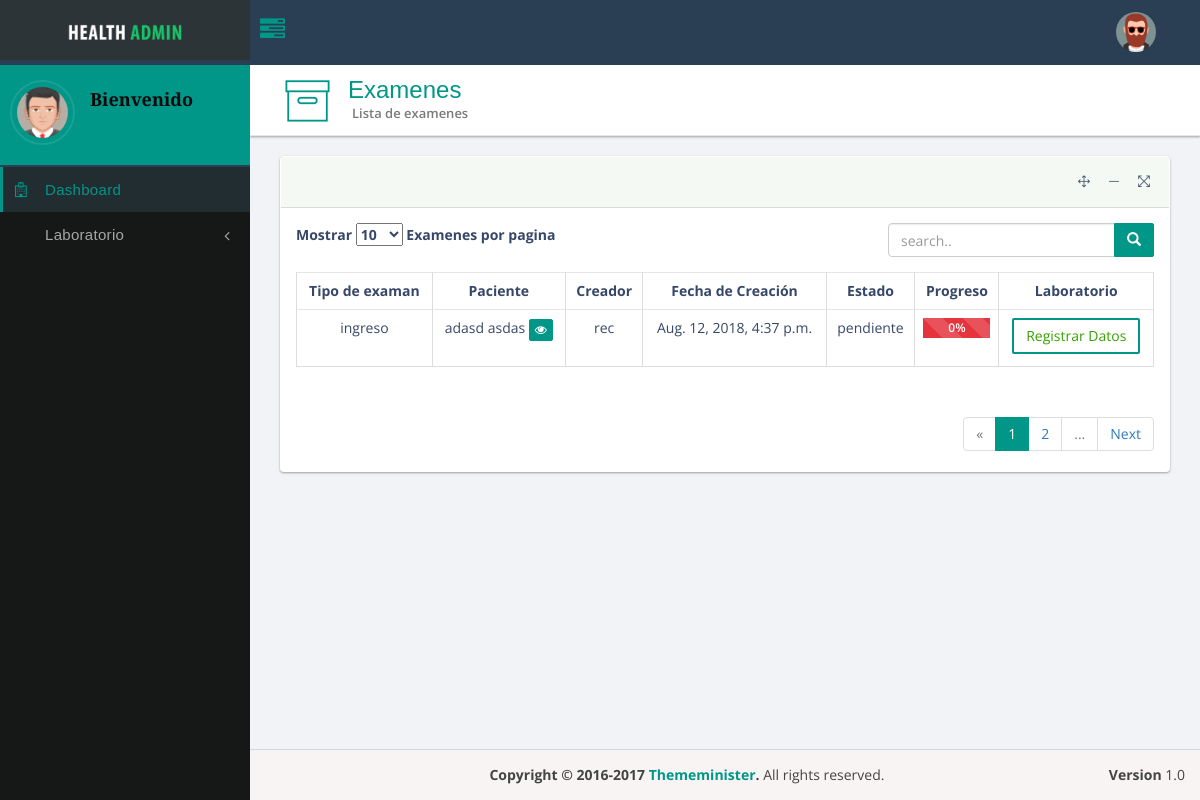
Screenshot of /exams/ (signed in) with the database file from the repository.
### docapp/models/general.py (models this page shows, shortened)
class TipoExamen(models.Model):
    TIPOS = (
        ('ingreso', 'Ingreso'),
        ('periodico', 'Periodico'),
        ('retiro', 'Retiro'),
        ('reubicacion', 'Re-Ubicacion'),
        ('post-incapacidad', 'Post-Incapacidad')
    )
    tipo = models.CharField(max_length=20, choices=TIPOS, null=False, blank=False)
    fecha_de_creacion = models.DateTimeField(auto_now_add=True, editable=False, null=False, blank=False)
    ESTADOS = (
        ('pendiente', 'Pendiente'),
        ('iniciado', 'Iniciado'),
        ('problemas', 'Problema'),
        ('finalizado', 'Finalizado'),
    )
    estado = models.CharField(max_length=20, choices=ESTADOS, null=False, blank=False)
    registrado_por = models.ForeignKey(ReceptionProfile, on_delete=models.CASCADE)
    paciente = models.ForeignKey(Paciente, on_delete=models.CASCADE, related_name='examenes')
    def get_process(self):
        examenes_done = [hasattr(self, 'visiometry'), hasattr(self, 'audiology'), hasattr(self, 'occupational'),
                         hasattr(self, 'audiometry'), hasattr(self, 'laboratory')]
        return examenes_done.count(True) * 25

class Paciente(models.Model):
    nombres = models.CharField(max_length=300, null=False, blank=False)
    apellidos = models.CharField(max_length=300, null=False, blank=False)
    identificacion = models.PositiveIntegerField(unique=True)
    lugar_de_nacimiento = models.CharField(max_length=500, null=False, blank=False)
    fecha_de_nacimiento = models.DateField(null=False, blank=False)
    SEXOS = (
        ('masculino', 'Masculino'),
        ('femenino', 'Femenino')
    )
    sexo = models.CharField(max_length=15, choices=SEXOS, null=False, blank=False)
    ESTADOS_CIVILES = (
        ('soltero', 'Soltero'),
        ('casado', 'Casado'),
        ('viudo', 'Viudo'),
        ('union libre', 'Union Libre')
    )
    estado_civil = models.CharField(max_length=20, choices=ESTADOS_CIVILES, null=False, blank=False)
    numero_de_hijos = models.PositiveIntegerField()
    direccion = models.CharField(max_length=500, null=False, blank=False)
    telefono = models.PositiveIntegerField(null=True)
    celular = models.PositiveIntegerField(null=False, blank=False)
    ocupacion = models.CharField(max_length=500, null=False, blank=False)
    posicion = models.CharField(max_length=500, null=False, blank=False)
    estrato = models.PositiveIntegerField()
    estudiante_en_entrenamiento = models.BooleanField(default=False)
    aprendiz_sena = models.BooleanField(default=False)
    numero_patronal = models.PositiveIntegerField(null=False, blank=False)
    ultima_vez_modificado = models.DateTimeField(default=timezone.now, null=False, blank=False, editable=False)
    registrado_por = models.ForeignKey(ReceptionProfile, on_delete=models.CASCADE)
    empresa = models.ForeignKey(Empresa, on_delete=models.CASCADE, null=True, related_name='empleados')
    def __str__(self):
        return self.get_full_name()
    def get_full_name(self):
        return f"{self.nombres} {self.apellidos}"

### accounts/models.py (models this page shows, shortened)
class ReceptionProfile(models.Model):
    user = models.OneToOneField(User,
                                null=False,
                                blank=False,
                                on_delete=models.CASCADE,
                                primary_key=True,
                                related_name='reception_profile')
    class Meta:
        db_table = 'reception_profile'

class User(AbstractUser):
    DOCTOR = 'doctor'
    RECP = 'receptionist'
    LAB = 'laboratory'
    PROFILE_TYPE = (
        (DOCTOR, 'Doctor'),
        (RECP, 'Receptionista'),
        (LAB, 'Laboratorio')
    )
    profile_type = models.CharField(max_length=20, choices=PROFILE_TYPE, null=True, blank=True)
    class Meta(AbstractUser.Meta):
        db_table = 'auth_user'

### docapp/views/receptionist.py (the view)
class ExamList(LoginRequiredMixin, CheckUser, ListView):
    model = TipoExamen
    context_object_name = 'exam_list'
    template_name = 'docapp/lists/exam_list.html'

### docapp/views/chekers.py (called while the page is built)
    def test_func(self):
        result = (hasattr(self.request.user, 'reception_profile') or self.request.user.is_superuser or
                  hasattr(self.request.user, 'laboratory_profile') or hasattr(self.request.user, 'doctor_profile'))
        return result

### templates/docapp/lists/exam_list.html (shortened to what this page needs)
{% extends 'base/base_dashboard.html' %}
{% block content_header %}
    <div class="header-icon">
        <i class="pe-7s-box1"></i>
    </div>
    <div class="header-title">
        <h1>Examenes</h1>
        <small>Lista de examenes</small>
    </div>
{% endblock %}
{% block content_main %}
    <div class="row">
        <div class="col-sm-12">
            <div class="panel panel-bd lobidisable">
                <div class="panel-heading">
                </div>
                <div class="panel-body">
                    <div class="row">
                        <div class="panel-header">
                            <div class="col-sm-4 col-xs-12">
                                <div class="dataTables_length">
                                    <label>Mostrar
                                        <select name="example_length">
                                            <option value="10">10</option>
                                        </select> Examenes por pagina</label>
                                </div>
                            </div>
                            <div class="col-sm-4 col-xs-12">
                            </div>
                            <div class="col-sm-4 col-xs-12">
                                <div class="dataTables_length">
                                    <div class="input-group custom-search-form">
                                        <input type="search" class="form-control" placeholder="search..">
                                        <span class="input-group-btn">
                                                                  <button class="btn btn-primary" type="button">
                                                                      <span class="glyphicon glyphicon-search"></span>
                                                                  </button>
                                                              </span>
                                    </div>
                                </div>
                            </div>
                        </div>
                    </div>
                    {% if exam_list %}
                        <div class="table-responsive">
                            <table class="table table-bordered table-hover text-center">
                                <thead>
                                <tr>
                                    <th>Tipo de examan</th>
                                    <th>Paciente</th>
                                    <th>Creador</th>
                                    <th>Fecha de Creación</th>
                                    <th>Estado</th>
                                    <th>Progreso</th>
                                    {% if request.user.laboratory_profile %}
                                        <th>Laboratorio</th>
                                    {% endif %}
                                </tr>
                                </thead>
                                <tbody>
                                {% for exam in exam_list %}
                                    <tr>
                                        <td> {{ exam.tipo }} </td>
                                        <td> {{ exam.paciente }}
                                            <a href="{% url 'docapp:detail_person' person_id=exam.paciente.id %}">
                                                <button class="btn btn-primary btn-xs" data-toggle="tooltip"
                                                        data-placement="left" title="" data-original-title="Ver">
                                                    <i class="fa fa-eye" aria-hidden="true"></i>
                                                </button>
                                            </a>
                                        </td>
                                        <td> {{ exam.registrado_por.user }}
                                        </td>
                                        <td> {{ exam.fecha_de_creacion }} </td>
                                        <td> {{ exam.estado }}
                                        </td>
                                        <td>
                                            <div class="progress progress-lg">
                                                <div class="progress-bar
{% if exam.get_process > 0 %} progress-bar-success {% else %} progress-bar-danger {% endif %}
                                                progress-bar-striped active"
                                                     role="progressbar" aria-valuenow="80" aria-valuemin="0"
                                                     aria-valuemax="100"
                                                     style="width: {% if exam.get_process > 0 %}
                                                         {{ exam.get_process }}% {% else %} 100% {% endif %}">
                                                    {{ exam.get_process }}%
                                                </div>
                                            </div>
                                        </td>
                                        {% if request.user.laboratory_profile %}
                                            <td>
                                                <a href="{% url 'docapp:register_laboratory' exam_id=exam.id %}">
                                                    <button class="btn btn-primary label-success-outline">
                                                        Registrar Datos
                                                    </button>
                                                </a>
                                            </td>
                                        {% endif %}
                                    </tr>
                                {% endfor %}
                                </tbody>
                            </table>
                        </div>
                        <div class="page-nation text-right">
                            <ul class="pagination pagination-large">
                                <li class="disabled"><span>«</span></li>
                                <li class="active"><span>1</span></li>
                                <li><a href="#">2</a></li>
                                <li class="disabled"><span>...</span></li>
                                <li>
                                <li><a rel="next" href="#">Next</a></li>
                            </ul>
                        </div>
                    {% else %}
                        <h2>No se registran examenes</h2>
                    {% endif %}
                </div>
            </div>
        </div>
    </div>
{% endblock %}

### rows the page displays
TipoExamen: tipo "ingreso", paciente "adasd asdas", registrado_por.user "rec", fecha_de_creacion "Aug. 12, 2018, 4:37 p.m.", estado "pendiente", get_process "0"
